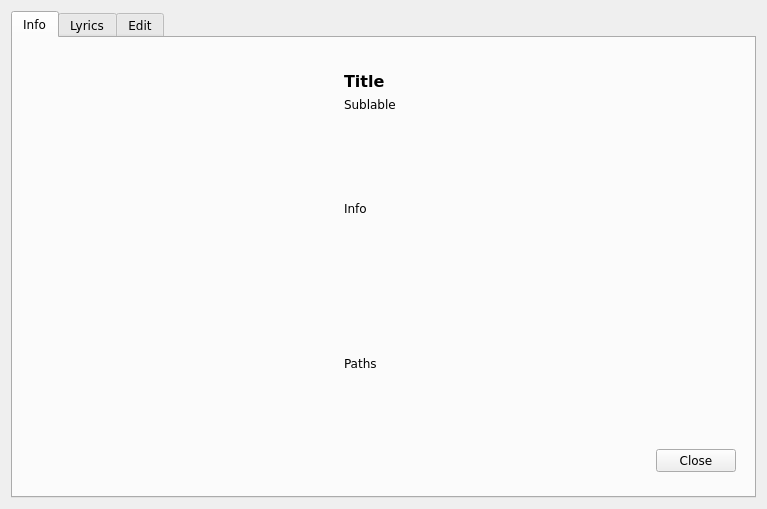
<?xml version="1.0" encoding="UTF-8"?>
<ui version="4.0">
 <class>InfoDialog</class>
 <widget class="QDialog" name="InfoDialog">
  <property name="geometry">
   <rect>
    <x>0</x>
    <y>0</y>
    <width>767</width>
    <height>509</height>
   </rect>
  </property>
  <property name="windowTitle">
   <string>Info / Edit</string>
  </property>
  <layout class="QGridLayout" name="gridLayout">
   <item row="1" column="1">
    <widget class="QTabWidget" name="tab_widget">
     <property name="minimumSize">
      <size>
       <width>0</width>
       <height>300</height>
      </size>
     </property>
     <property name="font">
      <font>
       <family>DejaVu Sans</family>
       <kerning>true</kerning>
      </font>
     </property>
     <property name="focusPolicy">
      <enum>Qt::NoFocus</enum>
     </property>
     <property name="tabPosition">
      <enum>QTabWidget::North</enum>
     </property>
     <property name="tabShape">
      <enum>QTabWidget::Rounded</enum>
     </property>
     <property name="currentIndex">
      <number>0</number>
     </property>
     <property name="elideMode">
      <enum>Qt::ElideNone</enum>
     </property>
     <property name="usesScrollButtons">
      <bool>false</bool>
     </property>
     <property name="documentMode">
      <bool>false</bool>
     </property>
     <property name="tabsClosable">
      <bool>false</bool>
     </property>
     <widget class="QWidget" name="tab_1">
      <attribute name="title">
       <string>Info</string>
      </attribute>
      <layout class="QGridLayout" name="gridLayout_2">
       <property name="horizontalSpacing">
        <number>20</number>
       </property>
       <item row="5" column="1">
        <widget class="QWidget" name="ui_info_widget" native="true">
         <layout class="QGridLayout" name="gridLayout_5">
          <item row="6" column="1">
           <spacer name="horizontalSpacer_2">
            <property name="font">
             <font>
              <family>DejaVu Sans</family>
             </font>
            </property>
            <property name="orientation">
             <enum>Qt::Horizontal</enum>
            </property>
            <property name="sizeHint" stdset="0">
             <size>
              <width>40</width>
              <height>34</height>
             </size>
            </property>
           </spacer>
          </item>
          <item row="6" column="2">
           <widget class="QPushButton" name="btn_close1">
            <property name="font">
             <font>
              <family>DejaVu Sans</family>
             </font>
            </property>
            <property name="focusPolicy">
             <enum>Qt::NoFocus</enum>
            </property>
            <property name="text">
             <string>Close</string>
            </property>
           </widget>
          </item>
          <item row="6" column="0">
           <spacer name="horizontalSpacer_3">
            <property name="orientation">
             <enum>Qt::Horizontal</enum>
            </property>
            <property name="sizeHint" stdset="0">
             <size>
              <width>40</width>
              <height>20</height>
             </size>
            </property>
           </spacer>
          </item>
          <item row="5" column="1">
           <widget class="QLabel" name="lab_paths">
            <property name="sizePolicy">
             <sizepolicy hsizetype="MinimumExpanding" vsizetype="MinimumExpanding">
              <horstretch>0</horstretch>
              <verstretch>0</verstretch>
             </sizepolicy>
            </property>
            <property name="font">
             <font>
              <family>DejaVu Sans</family>
             </font>
            </property>
            <property name="text">
             <string>Paths</string>
            </property>
            <property name="wordWrap">
             <bool>true</bool>
            </property>
           </widget>
          </item>
          <item row="3" column="1">
           <spacer name="verticalSpacer_3">
            <property name="orientation">
             <enum>Qt::Vertical</enum>
            </property>
            <property name="sizeType">
             <enum>QSizePolicy::Maximum</enum>
            </property>
            <property name="sizeHint" stdset="0">
             <size>
              <width>20</width>
              <height>10</height>
             </size>
            </property>
           </spacer>
          </item>
          <item row="2" column="1">
           <widget class="QLabel" name="lab_subheader">
            <property name="sizePolicy">
             <sizepolicy hsizetype="MinimumExpanding" vsizetype="Maximum">
              <horstretch>0</horstretch>
              <verstretch>0</verstretch>
             </sizepolicy>
            </property>
            <property name="text">
             <string>Sublable</string>
            </property>
           </widget>
          </item>
          <item row="1" column="1">
           <widget class="QLabel" name="lab_heading">
            <property name="sizePolicy">
             <sizepolicy hsizetype="MinimumExpanding" vsizetype="Maximum">
              <horstretch>0</horstretch>
              <verstretch>0</verstretch>
             </sizepolicy>
            </property>
            <property name="font">
             <font>
              <family>DejaVu Sans</family>
              <pointsize>12</pointsize>
              <weight>75</weight>
              <bold>true</bold>
             </font>
            </property>
            <property name="text">
             <string>Title</string>
            </property>
            <property name="wordWrap">
             <bool>true</bool>
            </property>
           </widget>
          </item>
          <item row="4" column="1">
           <widget class="QLabel" name="lab_info">
            <property name="sizePolicy">
             <sizepolicy hsizetype="MinimumExpanding" vsizetype="MinimumExpanding">
              <horstretch>0</horstretch>
              <verstretch>0</verstretch>
             </sizepolicy>
            </property>
            <property name="font">
             <font>
              <family>DejaVu Sans</family>
             </font>
            </property>
            <property name="text">
             <string>Info</string>
            </property>
            <property name="wordWrap">
             <bool>true</bool>
            </property>
           </widget>
          </item>
          <item row="0" column="1">
           <spacer name="verticalSpacer_4">
            <property name="orientation">
             <enum>Qt::Vertical</enum>
            </property>
            <property name="sizeType">
             <enum>QSizePolicy::Maximum</enum>
            </property>
            <property name="sizeHint" stdset="0">
             <size>
              <width>20</width>
              <height>10</height>
             </size>
            </property>
           </spacer>
          </item>
          <item row="0" column="0" rowspan="6">
           <layout class="QVBoxLayout" name="verticalLayout">
            <property name="sizeConstraint">
             <enum>QLayout::SetDefaultConstraint</enum>
            </property>
            <item>
             <spacer name="verticalSpacer">
              <property name="orientation">
               <enum>Qt::Vertical</enum>
              </property>
              <property name="sizeHint" stdset="0">
               <size>
                <width>20</width>
                <height>40</height>
               </size>
              </property>
             </spacer>
            </item>
            <item>
             <widget class="QPushButton" name="btn_image">
              <property name="minimumSize">
               <size>
                <width>300</width>
                <height>300</height>
               </size>
              </property>
              <property name="maximumSize">
               <size>
                <width>300</width>
                <height>300</height>
               </size>
              </property>
              <property name="font">
               <font>
                <family>DejaVu Sans</family>
               </font>
              </property>
              <property name="focusPolicy">
               <enum>Qt::NoFocus</enum>
              </property>
              <property name="text">
               <string/>
              </property>
              <property name="iconSize">
               <size>
                <width>220</width>
                <height>220</height>
               </size>
              </property>
              <property name="flat">
               <bool>true</bool>
              </property>
             </widget>
            </item>
            <item>
             <spacer name="verticalSpacer_2">
              <property name="orientation">
               <enum>Qt::Vertical</enum>
              </property>
              <property name="sizeHint" stdset="0">
               <size>
                <width>20</width>
                <height>40</height>
               </size>
              </property>
             </spacer>
            </item>
           </layout>
          </item>
         </layout>
        </widget>
       </item>
      </layout>
     </widget>
     <widget class="QWidget" name="tab_2">
      <attribute name="title">
       <string>Lyrics</string>
      </attribute>
      <layout class="QGridLayout" name="gridLayout_3">
       <item row="0" column="0">
        <widget class="QWidget" name="ui_lyric_widget" native="true">
         <property name="sizePolicy">
          <sizepolicy hsizetype="MinimumExpanding" vsizetype="MinimumExpanding">
           <horstretch>0</horstretch>
           <verstretch>0</verstretch>
          </sizepolicy>
         </property>
         <layout class="QGridLayout" name="gridLayout_6">
          <item row="1" column="1">
           <spacer name="horizontalSpacer">
            <property name="font">
             <font>
              <family>DejaVu Sans</family>
             </font>
            </property>
            <property name="orientation">
             <enum>Qt::Horizontal</enum>
            </property>
            <property name="sizeHint" stdset="0">
             <size>
              <width>40</width>
              <height>20</height>
             </size>
            </property>
           </spacer>
          </item>
          <item row="1" column="0">
           <widget class="QComboBox" name="combo_servers">
            <property name="sizePolicy">
             <sizepolicy hsizetype="Preferred" vsizetype="Maximum">
              <horstretch>0</horstretch>
              <verstretch>0</verstretch>
             </sizepolicy>
            </property>
            <property name="font">
             <font>
              <family>DejaVu Sans</family>
             </font>
            </property>
            <property name="currentIndex">
             <number>-1</number>
            </property>
            <property name="sizeAdjustPolicy">
             <enum>QComboBox::AdjustToContents</enum>
            </property>
            <property name="minimumContentsLength">
             <number>0</number>
            </property>
            <property name="frame">
             <bool>false</bool>
            </property>
           </widget>
          </item>
          <item row="1" column="2">
           <widget class="QPushButton" name="btn_close">
            <property name="font">
             <font>
              <family>DejaVu Sans</family>
             </font>
            </property>
            <property name="text">
             <string>Close</string>
            </property>
           </widget>
          </item>
          <item row="0" column="0" colspan="3">
           <widget class="QTextEdit" name="te_lyrics">
            <property name="sizePolicy">
             <sizepolicy hsizetype="Preferred" vsizetype="MinimumExpanding">
              <horstretch>0</horstretch>
              <verstretch>0</verstretch>
             </sizepolicy>
            </property>
            <property name="minimumSize">
             <size>
              <width>0</width>
              <height>0</height>
             </size>
            </property>
            <property name="sizeIncrement">
             <size>
              <width>0</width>
              <height>0</height>
             </size>
            </property>
            <property name="font">
             <font>
              <family>DejaVu Sans</family>
             </font>
            </property>
            <property name="horizontalScrollBarPolicy">
             <enum>Qt::ScrollBarAlwaysOff</enum>
            </property>
           </widget>
          </item>
         </layout>
        </widget>
       </item>
      </layout>
     </widget>
     <widget class="QWidget" name="tab_3">
      <attribute name="title">
       <string>Edit</string>
      </attribute>
      <layout class="QGridLayout" name="gridLayout_4"/>
     </widget>
    </widget>
   </item>
  </layout>
 </widget>
 <resources/>
 <connections>
  <connection>
   <sender>btn_close</sender>
   <signal>clicked()</signal>
   <receiver>InfoDialog</receiver>
   <slot>close()</slot>
   <hints>
    <hint type="sourcelabel">
     <x>90</x>
     <y>57</y>
    </hint>
    <hint type="destinationlabel">
     <x>327</x>
     <y>196</y>
    </hint>
   </hints>
  </connection>
  <connection>
   <sender>btn_close1</sender>
   <signal>clicked()</signal>
   <receiver>InfoDialog</receiver>
   <slot>close()</slot>
   <hints>
    <hint type="sourcelabel">
     <x>592</x>
     <y>360</y>
    </hint>
    <hint type="destinationlabel">
     <x>327</x>
     <y>196</y>
    </hint>
   </hints>
  </connection>
  <connection>
   <sender>btn_close</sender>
   <signal>clicked()</signal>
   <receiver>InfoDialog</receiver>
   <slot>hide()</slot>
   <hints>
    <hint type="sourcelabel">
     <x>90</x>
     <y>57</y>
    </hint>
    <hint type="destinationlabel">
     <x>327</x>
     <y>196</y>
    </hint>
   </hints>
  </connection>
  <connection>
   <sender>btn_close1</sender>
   <signal>clicked()</signal>
   <receiver>InfoDialog</receiver>
   <slot>hide()</slot>
   <hints>
    <hint type="sourcelabel">
     <x>592</x>
     <y>360</y>
    </hint>
    <hint type="destinationlabel">
     <x>327</x>
     <y>196</y>
    </hint>
   </hints>
  </connection>
 </connections>
</ui>
